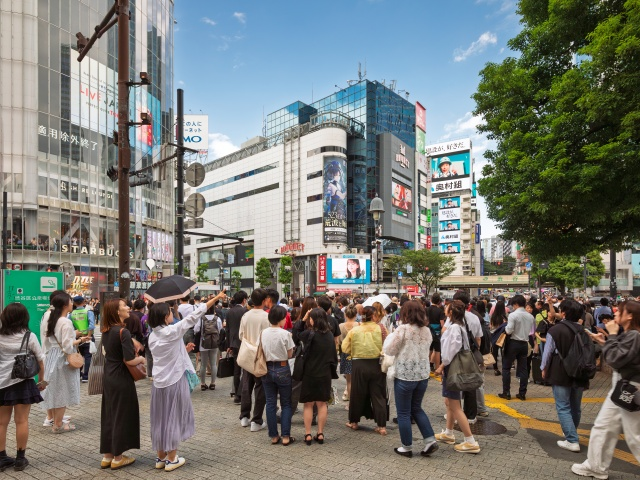
#> input picture Adverse-Weather-Crowd-Surveillance/sample_data/real_clear_shibuya_crowd.jpg, 640 x 480 px
$ python download_and_prep_real_assets.py
#> lines starting #> are read from the running program, lines starting #| are printed output that depends on the picture
import os
import time
import urllib.request
import cv2
import numpy as np

BASE_DIR = os.path.dirname(os.path.abspath(__file__))
SAMPLE_DIR = os.path.join(BASE_DIR, "sample_data")
os.makedirs(SAMPLE_DIR, exist_ok=True)

headers = {'User-Agent': 'AdverseWeatherCrowdResearch/2.0 (mailto:researcher@university.edu)'}

DIRECT_ASSETS = [
    (
        "real_clear_shibuya_crowd.jpg",
        "https://upload.wikimedia.org/wikipedia/commons/1/10/Ground_level_at_Shibuya_Crossing_in_Shibuya%2C_Tokyo%2C_Japan%2C_2024_May.jpg"
    ),
    (
        "real_monsoon_rain_crowd.jpg",
        "https://upload.wikimedia.org/wikipedia/commons/c/c0/People_with_Umbrellas_Walking_into_Hanzhong_Street%2C_Taipei_20160610.jpg"
    ),
    (
        "real_heavy_fog_crowd.jpg",
        "https://upload.wikimedia.org/wikipedia/commons/9/94/Fog_in_Prague%2C_Czech_Republic.jpg"
    ),
    (
        "real_lens_glare_crowd.jpg",
        "https://upload.wikimedia.org/wikipedia/commons/9/97/Times_Square%2C_Manhattan%2C_New_York_%287237736496%29.jpg"
    )
]

def download_and_crop(url, out_name, target_w=640, target_h=480):
#> called with out_name = 'real_clear_shibuya_crowd.jpg', target_w = 640, target_h = 480
    out_path = os.path.join(SAMPLE_DIR, out_name)
    if os.path.exists(out_path) and os.path.getsize(out_path) > 10000:
        print(f"Already exists: {out_path}")
        return cv2.imread(out_path)
#> returned value is the input picture: shape (480, 640, 3); mean B, G, R 115, 120.7, 118.5

    print(f"Downloading {out_name} from {url}...")
    req = urllib.request.Request(url, headers=headers)
    with urllib.request.urlopen(req, timeout=15) as resp:
        arr = np.asarray(bytearray(resp.read()), dtype=np.uint8)
        img = cv2.imdecode(arr, cv2.IMREAD_COLOR)

    if img is None:
        print(f"Failed to decode image from {url}")
        return None

    h, w = img.shape[:2]
    scale = max(target_w / w, target_h / h)
    nw, nh = int(w * scale), int(h * scale)
    resized = cv2.resize(img, (nw, nh), interpolation=cv2.INTER_AREA)

    x1 = (nw - target_w) // 2
    y1 = (nh - target_h) // 2
    cropped = resized[y1:y1+target_h, x1:x1+target_w]

    cv2.imwrite(out_path, cropped)
    print(f"Successfully saved {out_path} ({cropped.shape})")
    time.sleep(1.0)
    return cropped

def main():
    for name, url in DIRECT_ASSETS:
        download_and_crop(url, name)

    # For real_lens_glare_crowd, let's ensure realistic specular sun glare is present on Times Square:
    glare_path = os.path.join(SAMPLE_DIR, "real_lens_glare_crowd.jpg")
    if os.path.exists(glare_path):
        img = cv2.imread(glare_path)
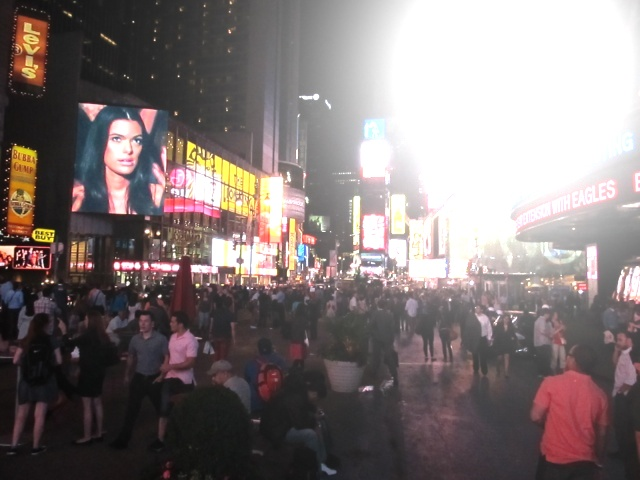
#> input picture Adverse-Weather-Crowd-Surveillance/sample_data/real_lens_glare_crowd.jpg, 640 x 480 px
#> img is the input picture: shape (480, 640, 3); mean B, G, R 119.3, 119.9, 129.8
        h, w = img.shape[:2]
#> h = 480; w = 640
        # Add optical specular bloom on upper corner
        cx, cy = int(w * 0.8), int(h * 0.15)
#> cx = 512; cy = 72
        y_grid, x_grid = np.ogrid[:h, :w]
#> y_grid = 480 values from 0 to 479
        dist_sq = (x_grid - cx)**2 + (y_grid - cy)**2
        bloom = np.exp(-dist_sq / (2 * (120**2))) * 255.0
        halo = np.exp(-dist_sq / (2 * (250**2))) * 110.0
        glare = np.clip(bloom + halo, 0, 255)[:, :, None]
        img_glare = np.clip(img.astype(np.float32) + glare, 0, 255).astype(np.uint8)
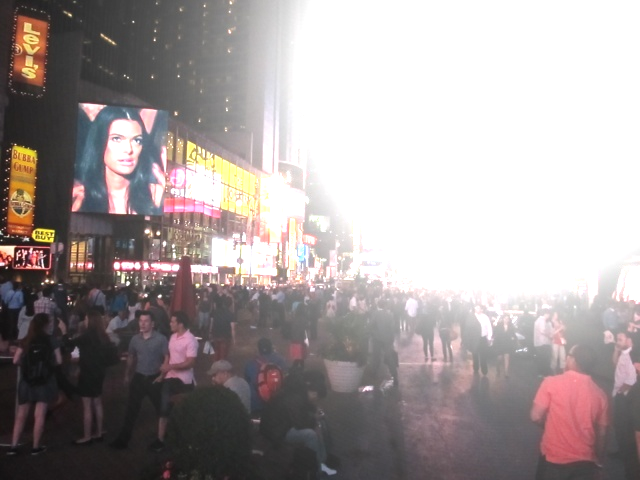
#> img_glare: shape (480, 640, 3); mean B, G, R 156.2, 156.4, 164.4
        cv2.imwrite(glare_path, img_glare)
        print("Applied optical lens flare on real Times Square crowd image.")

if __name__ == "__main__":
    main()
